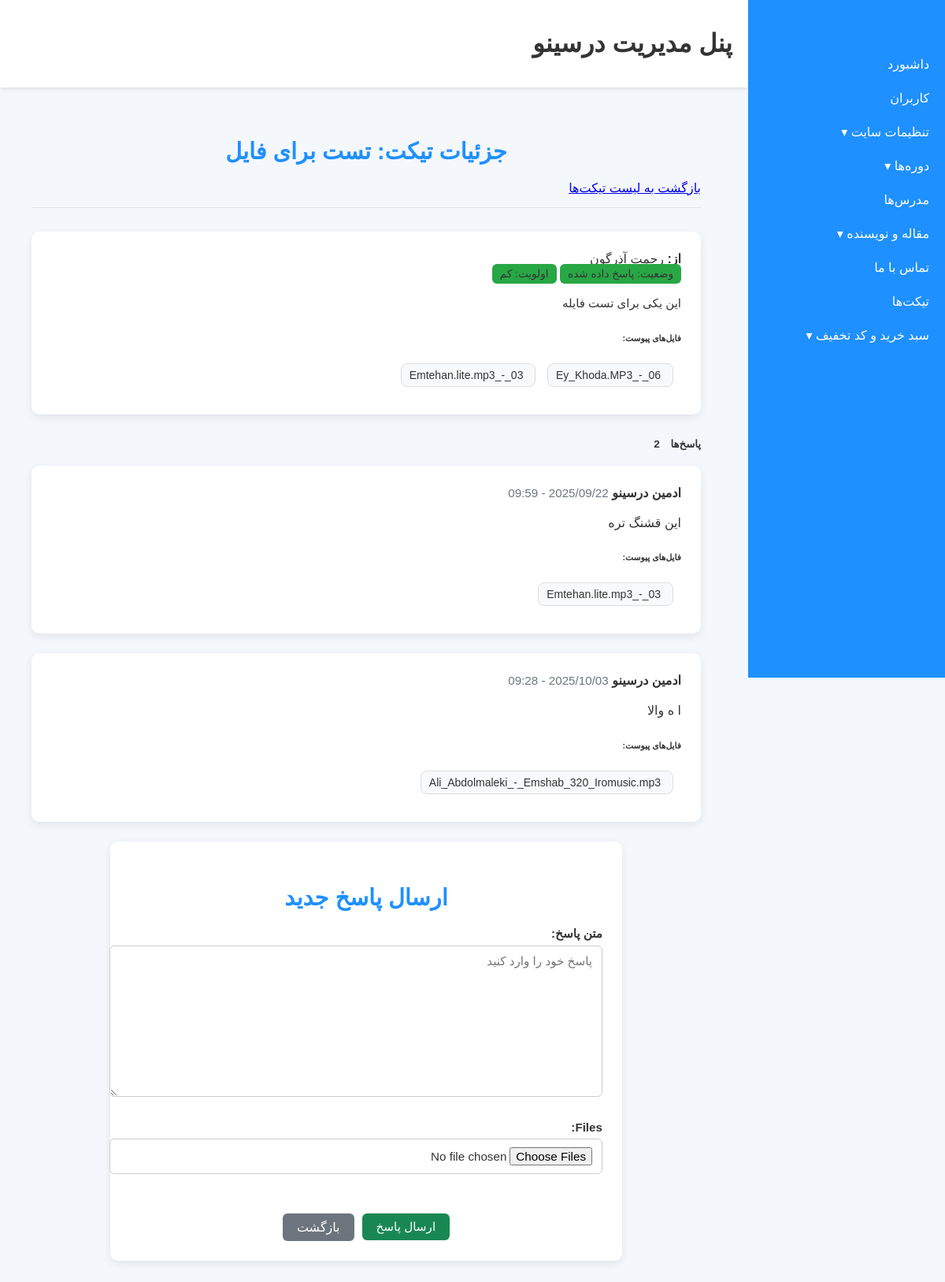
The app's page /admin_panel/tickets/19/ (signed in) with its own data.
### tickets_module/models.py (models this page shows, shortened)
class Ticket(models.Model):
    STATUS_OPEN = 'open'
    STATUS_PENDING = 'pending'
    STATUS_ANSWERED = 'answered'
    STATUS_CLOSED = 'closed'
    STATUS_CHOICES = [
        (STATUS_OPEN, 'باز'),
        (STATUS_PENDING, 'در حال بررسی'),
        (STATUS_ANSWERED, 'پاسخ داده شده'),
        (STATUS_CLOSED, 'بسته شده'),
    ]
    PRIORITY_LOW = 'low'
    PRIORITY_NORMAL = 'normal'
    PRIORITY_HIGH = 'high'
    PRIORITY_URGENT = 'urgent'
    PRIORITY_CHOICES = [
        (PRIORITY_LOW, 'کم'),
        (PRIORITY_NORMAL, 'معمولی'),
        (PRIORITY_HIGH, 'زیاد'),
        (PRIORITY_URGENT, 'فوری'),
    ]
    user = models.ForeignKey(User, on_delete=models.CASCADE, related_name='tickets', verbose_name='کاربر')
    subject = models.CharField(max_length=255, verbose_name='عنوان')
    message = models.TextField(verbose_name=' متن تیکت ')
    status = models.CharField(max_length=20, choices=STATUS_CHOICES, default=STATUS_OPEN, verbose_name='وضعیت')
    priority = models.CharField(max_length=10, choices=PRIORITY_CHOICES, default=PRIORITY_NORMAL, verbose_name='اولویت')
    is_read_by_staff = models.BooleanField(default=False, verbose_name='خوانده شده توسط ادمین')
    is_read_by_user = models.BooleanField(default=True, verbose_name='خوانده شده توسط کاربر')
    created_at = models.DateTimeField(auto_now_add=True, verbose_name='ساخته شده در')
    updated_at = models.DateTimeField(auto_now=True, verbose_name='به روزرسانی شده در')
    class Meta:
        verbose_name = 'تیکت'
        verbose_name_plural = 'تیکت‌ها'
        ordering = ['-updated_at', '-created_at']

class TicketAttachment(models.Model):
    ticket = models.ForeignKey(Ticket, null=True, blank=True, on_delete=models.CASCADE, related_name='attachments')
    reply = models.ForeignKey(TicketReply, null=True, blank=True, on_delete=models.CASCADE, related_name='attachments')
    file = models.FileField(upload_to='tickets/attachments/', verbose_name='فایل')
    uploaded_at = models.DateTimeField(auto_now_add=True)
    class Meta:
        verbose_name = 'فایل تیکت'
        verbose_name_plural = 'فایل‌ها'

class TicketReply(models.Model):
    ticket = models.ForeignKey(Ticket, on_delete=models.CASCADE, related_name='replies', verbose_name='تیکت')
    user = models.ForeignKey(User, on_delete=models.CASCADE, verbose_name='کاربر/ادمین')
    message = models.TextField(verbose_name='متن پاسخ')
    created_at = models.DateTimeField(auto_now_add=True, verbose_name='ساخته شده در')
    updated_at = models.DateTimeField(auto_now=True, verbose_name='به روزرسانی شده در')
    class Meta:
        verbose_name = 'پاسخ تیکت'
        verbose_name_plural = 'پاسخ‌ها'
        ordering = ['created_at']

### account_module/models.py (models this page shows, shortened)
class User(AbstractUser):
    image = models.ImageField(upload_to="images/profile", default="images/profile/Profile.png" ,verbose_name='تصویر پروفایل', null=True , blank=True)
    phone_number = models.CharField(max_length=200 , verbose_name='شماره تماس', null=True, blank=True)
    groups = models.ManyToManyField(
        'auth.Group',
        related_name="account_users",
        blank=True
    )
    user_permissions = models.ManyToManyField(
        'auth.Permission',
        related_name = "account_users_permissions",
        blank=True
    )
    class Meta:
        verbose_name = 'کاربر'
        verbose_name_plural = 'کاربران'

### admin_panel/views.py (the view, shortened to what this page needs)
class TicketDetailView(StaffRequiredMixin, DetailView):
    model = Ticket
    template_name = 'admin_panel/tickets/ticket_detail.html'
    context_object_name = 'ticket'
    def get_context_data(self, **kwargs):
        context = super().get_context_data(**kwargs)
        context['form'] = TicketReplyForm()
        return context

### tickets_module/forms.py (shortened to what this page needs)
class TicketReplyForm(forms.ModelForm):
    files = forms.FileField(
        widget=MultiFileInput(attrs={'multiple': True}),
        required=False
    )
    class Meta:
        model = TicketReply
        fields = ['message']
        widgets = {
            'message': forms.Textarea(attrs={'class': 'form-control', 'placeholder': 'پاسخ خود را وارد کنید'}),
        }

### admin_panel/templatetags/ticket_filters.py (called while the page is built)
@register.filter
def status_badge(value):
    if value == 'open':
        return "bg-warning text-dark"
    elif value == 'pending':
        return "bg-info"
    elif value == 'answered':
        return "bg-success"
    else:
        return "bg-secondary"

@register.filter
def priority_badge(value):
    if value == 'low':
        return "bg-success"
    elif value == 'normal':
        return "bg-primary"
    elif value == 'high':
        return "bg-warning text-dark"
    else:
        return "bg-danger"

### admin_panel/views.py (called while the page is built)
    def test_func(self):
        return self.request.user.is_staff

### context_processors/context_processors.py (called while the page is built)
def site_footer(request):
    site_setting = SiteSetting.objects.filter(is_main_setting=True).first()
    footer_link_boxes = FooterLinkBox.objects.prefetch_related('links').all()
    return{'footer_link_boxes':footer_link_boxes, 'setting':site_setting }

### admin_panel/templates/admin_panel/tickets/ticket_detail.html (shortened to what this page needs)
{% extends "admin_panel/admin_panel_base.html" %}
{% load widget_tweaks ticket_filters %}
{% block content %}
<div class="ticket-wrapper">
    <div class="page-header d-flex justify-content-between align-items-center mb-4">
        <h2 class="page-title">جزئیات تیکت: <span class="text-primary">{{ ticket.subject }}</span></h2>
        <a href="{% url 'admin_panel:ticket_list' %}" class="btn btn-secondary btn-sm">بازگشت به لیست تیکت‌ها</a>
    </div>
    <div class="card ticket-card shadow-sm mb-5">
        <div class="card-header bg-primary text-white d-flex justify-content-between align-items-center">
            <div><strong>از:</strong> {{ ticket.user.get_full_name|default:ticket.user.username }}</div>
            <div>
                <span class="badge {{ ticket.status|status_badge }} me-2">وضعیت: {{ ticket.get_status_display }}</span>
                <span class="badge {{ ticket.priority|priority_badge }}">اولویت: {{ ticket.get_priority_display }}</span>
            </div>
        </div>
        <div class="card-body">
            <p class="ticket-message">{{ ticket.message }}</p>
            {% if ticket.attachments.exists %}
            <div class="attachments mt-3">
                <h6 class="fw-bold mb-2">فایل‌های پیوست:</h6>
                <div class="d-flex flex-wrap gap-2">
                    {% for attach in ticket.attachments.all %}
                        <a href="{{ attach.file.url }}" target="_blank" class="attachment-item">
                            {% if attach.file.url|lower|slice:"-4:" in ".png,.jpg" or attach.file.url|lower|slice:"-5:" == ".jpeg" %}
                                <img src="{{ attach.file.url }}" alt="attachment">
                            {% else %}
                                 {{ attach.file.name|cut:"tickets/attachments/" }}
                            {% endif %}
                        </a>
                    {% endfor %}
                </div>
            </div>
            {% endif %}
        </div>
    </div>
    <div class="replies mb-5">
        <h5 class="mb-3">پاسخ‌ها <span class="badge bg-primary">{{ ticket.replies.count }}</span></h5>
        {% for reply in ticket.replies.all %}
        <div class="card reply-card mb-4 shadow-sm">
            <div class="card-header bg-light d-flex justify-content-between">
                <strong>{{ reply.user.get_full_name|default:reply.user.username }}</strong>
                <small class="text-muted">{{ reply.created_at|date:"Y/m/d - H:i" }}</small>
            </div>
            <div class="card-body">
                <p>{{ reply.message }}</p>
                {% if reply.attachments.exists %}
                <div class="attachments mt-2">
                    <h6 class="fw-bold mb-2">فایل‌های پیوست:</h6>
                    <div class="d-flex flex-wrap gap-2">
                        {% for attach in reply.attachments.all %}
                            <a href="{{ attach.file.url }}" target="_blank" class="attachment-item small">
                                {% if attach.file.url|lower|slice:"-4:" in ".png,.jpg" or attach.file.url|lower|slice:"-5:" == ".jpeg" %}
                                    <img src="{{ attach.file.url }}" alt="reply image">
                                {% else %}
                                     {{ attach.file.name|cut:"tickets/attachments/" }}
                                {% endif %}
                            </a>
                        {% endfor %}
                    </div>
                </div>
                {% endif %}
            </div>
        </div>
        {% empty %}
        <p class="text-muted">هنوز پاسخی ثبت نشده است.</p>
        {% endfor %}
    </div>
<div class="form-wrapper mb-5">
    <h3 class="page-title">ارسال پاسخ جدید</h3>
    <form method="post" enctype="multipart/form-data" class="custom-form">
        <div class="form-group">
            {{ form.message.label_tag }}
            {{ form.message|add_class:"form-control" }}
        </div>
        <div class="form-group">
            {{ form.files.label_tag }}
            {{ form.files|add_class:"form-control" }}
        </div>
        <div class="form-buttons">
            <button type="submit" class="btn-submit"> ارسال پاسخ</button>
            <a href="{% url 'admin_panel:ticket_list' %}" class="btn-cancel">بازگشت</a>
        </div>
    </form>
</div>
</div>
{% endblock %}

### records on screen
Ticket: subject "تست برای فایل", user.get_full_name "رحمت آذرگون", status "پاسخ داده شده", priority "کم", message "این یکی برای تست فایله", replies.count "2"
TicketAttachment: file.name "06_-_Ey_Khoda.MP3"
TicketAttachment: file.name "03_-_Emtehan.lite.mp3"
TicketReply: user.get_full_name "ادمین درسینو", created_at "2025/09/22 - 09:59", message "این قشنگ تره"
TicketReply: user.get_full_name "ادمین درسینو", created_at "2025/10/03 - 09:28", message "ا ه والا"
TicketAttachment: file.name "Ali_Abdolmaleki_-_Emshab_320_Iromusic.mp3"
